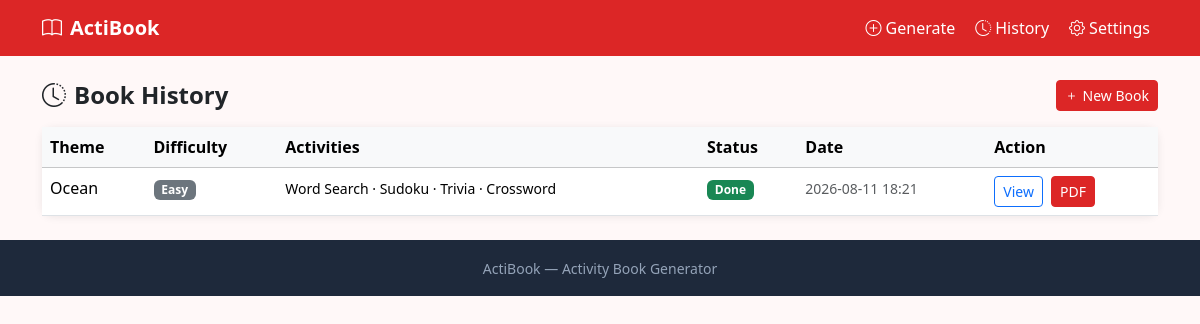
/otherapps/actibook/history, run on an earlier commit of the app's database.
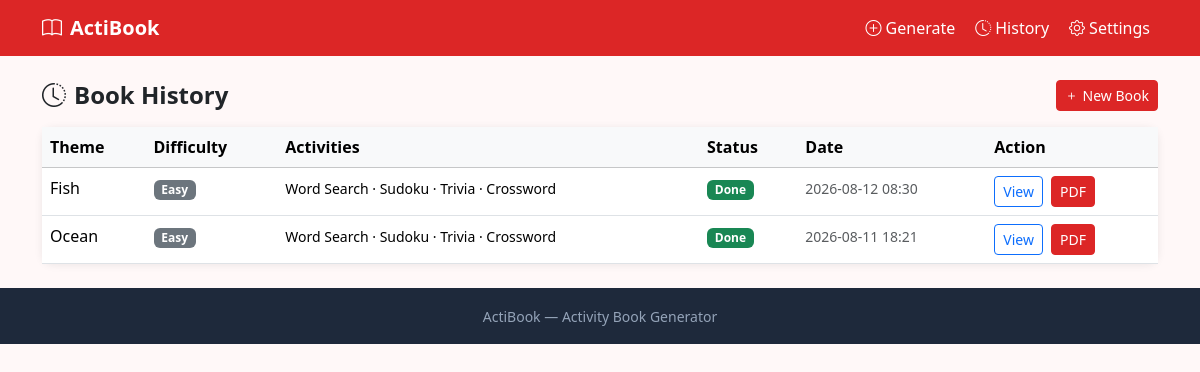
And on a later commit of the database.
### tables this page shows
CREATE TABLE books (
            id TEXT PRIMARY KEY,
            theme TEXT,
            difficulty TEXT,
            pages INTEGER,
            activities TEXT,
            pdf_path TEXT,
            status TEXT DEFAULT 'pending',
            error_msg TEXT,
            created_at TEXT
        );

### otherapps/actibook/__init__.py (the view)
@actibook_bp.route('/history')
def history():
    init_db()
    with get_db() as db:
        rows = db.execute("SELECT * FROM books ORDER BY created_at DESC LIMIT 50").fetchall()
    return render_template('actibook/history.html', rows=rows)

### app.py (called while the page is built)
@app.context_processor
def inject_globals():
    return {'super_admin_logged_in': bool(session.get('super_admin'))}

### otherapps/actibook/__init__.py (called while the page is built)
def get_db():
    conn = sqlite3.connect(DB_PATH)
    conn.row_factory = sqlite3.Row
    return conn

### otherapps/reporting.py (called while the page is built)
def ensure_reports_table(db):
    db.execute("""
        CREATE TABLE IF NOT EXISTS reports (
            id TEXT PRIMARY KEY,
            content_id TEXT NOT NULL,
            reason TEXT NOT NULL,
            details TEXT,
            status TEXT DEFAULT 'pending',
            created_at TEXT NOT NULL,
            reviewed_at TEXT
        )
    """)

### otherapps/actibook/templates/actibook/history.html (shortened to what this page needs)
{% extends 'actibook/base.html' %}
{% block content %}
<div class="d-flex justify-content-between align-items-center mb-3">
  <h4 class="fw-bold mb-0"><i class="bi bi-clock-history me-2"></i>Book History</h4>
  <a href="{{ url_for('actibook.index') }}" class="btn btn-brand btn-sm"><i class="bi bi-plus me-1"></i>New Book</a>
</div>
{% if rows %}
<div class="card">
  <div class="table-responsive">
    <table class="table table-hover mb-0">
      <thead class="table-light"><tr><th>Theme</th><th>Difficulty</th><th>Activities</th><th>Status</th><th>Date</th><th>Action</th></tr></thead>
      <tbody>
      {% for r in rows %}<tr>
        <td class="fw-medium">{{ r['theme'].title() }}</td>
        <td><span class="badge bg-secondary">{{ r['difficulty'].title() }}</span></td>
        <td><small>{{ r['activities'].replace(',',' · ').replace('_',' ').title() if r['activities'] else '—' }}</small></td>
        <td>{% if r['status']=='done' %}<span class="badge bg-success">Done</span>
            {% elif r['status']=='error' %}<span class="badge bg-danger">Error</span>
            {% else %}<span class="badge bg-secondary">{{ r['status'] }}</span>{% endif %}</td>
        <td><small class="text-muted">{{ r['created_at'][:16].replace('T',' ') }}</small></td>
        <td>{% if r['status']=='done' %}
          <a href="{{ url_for('actibook.result', uid=r['id']) }}" class="btn btn-sm btn-outline-primary me-1">View</a>
          <a href="{{ url_for('actibook.download', uid=r['id']) }}" class="btn btn-sm btn-brand">PDF</a>
        {% elif r['status']=='error' %}<small class="text-danger">{{ r['error_msg'][:50] }}</small>{% endif %}</td>
      </tr>{% endfor %}
      </tbody>
    </table>
  </div>
</div>
{% else %}
<div class="text-center py-5 text-muted"><i class="bi bi-inbox display-4 d-block mb-3"></i>No books generated yet.</div>
{% endif %}
{% endblock %}

### otherapps/actibook/templates/actibook/base.html (shortened to what this page needs)
<!DOCTYPE html>
<html lang="en">
<head>
  <link href="https://cdn.jsdelivr.net/npm/bootstrap@5.3.2/dist/css/bootstrap.min.css" rel="stylesheet"/>
  <link href="https://cdn.jsdelivr.net/npm/bootstrap-icons@1.11.3/font/bootstrap-icons.min.css" rel="stylesheet"/>
</head>
<body>
<nav class="navbar navbar-expand-lg">
  <div class="container">
    <a class="navbar-brand fw-bold" href="{{ url_for('actibook.index') }}">
      <i class="bi bi-book me-2"></i>ActiBook
    </a>
    <div class="collapse navbar-collapse" id="nav">
      <ul class="navbar-nav ms-auto gap-1">
        <li class="nav-item"><a class="nav-link" href="{{ url_for('actibook.index') }}"><i class="bi bi-plus-circle me-1"></i>Generate</a></li>
        <li class="nav-item"><a class="nav-link" href="{{ url_for('actibook.history') }}"><i class="bi bi-clock-history me-1"></i>History</a></li>
        <li class="nav-item"><a class="nav-link" href="{{ url_for('actibook.groq_settings') }}"><i class="bi bi-gear me-1"></i>Settings</a></li>
      </ul>
    </div>
  </div>
</nav>
<div class="container py-4">
  {% block content %}{% endblock %}
</div>
<footer class="mt-auto py-3 text-center">
  <div class="container"><small>ActiBook &mdash; Activity Book Generator</small></div>
</footer>
</body>
</html>

### otherapps/actibook/templates/actibook/base.html (style rules this page uses)
:root { --brand: #DC2626; --brand-dark: #b91c1c; --brand-light: #fee2e2; }
body { background: #fff8f8; min-height: 100vh; font-family: 'Segoe UI', system-ui, sans-serif; }
.navbar { background: var(--brand) !important; }
.navbar-brand, .nav-link { color: #fff !important; }
.btn-brand { background: var(--brand); border-color: var(--brand); color: #fff; }
.card { border: none; border-radius: 12px; box-shadow: 0 1px 8px rgba(0,0,0,.08); }
footer { background: #1e293b; color: #94a3b8; }

What changed in the data, as far as the page shows it:
added books: theme "Fish", difficulty "Easy", activities.replace "Word Search · Sudoku · Trivia · Crossword", status "Done", created_at "2026-08-12 08:30"
